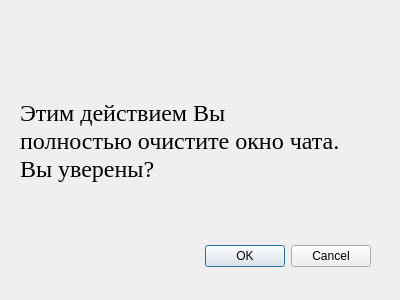
<?xml version="1.0" encoding="UTF-8"?>
<ui version="4.0">
 <class>Dialog</class>
 <widget class="QDialog" name="Dialog">
  <property name="geometry">
   <rect>
    <x>0</x>
    <y>0</y>
    <width>400</width>
    <height>300</height>
   </rect>
  </property>
  <property name="windowTitle">
   <string>Dialog</string>
  </property>
  <widget class="QDialogButtonBox" name="buttonBox">
   <property name="geometry">
    <rect>
     <x>30</x>
     <y>240</y>
     <width>341</width>
     <height>32</height>
    </rect>
   </property>
   <property name="orientation">
    <enum>Qt::Horizontal</enum>
   </property>
   <property name="standardButtons">
    <set>QDialogButtonBox::Cancel|QDialogButtonBox::Ok</set>
   </property>
  </widget>
  <widget class="QLabel" name="label">
   <property name="geometry">
    <rect>
     <x>20</x>
     <y>70</y>
     <width>371</width>
     <height>141</height>
    </rect>
   </property>
   <property name="font">
    <font>
     <family>Georgia</family>
     <pointsize>18</pointsize>
    </font>
   </property>
   <property name="text">
    <string>Этим действием Вы 
полностью очистите окно чата. 
Вы уверены?</string>
   </property>
  </widget>
 </widget>
 <resources/>
 <connections>
  <connection>
   <sender>buttonBox</sender>
   <signal>accepted()</signal>
   <receiver>Dialog</receiver>
   <slot>accept()</slot>
   <hints>
    <hint type="sourcelabel">
     <x>248</x>
     <y>254</y>
    </hint>
    <hint type="destinationlabel">
     <x>157</x>
     <y>274</y>
    </hint>
   </hints>
  </connection>
  <connection>
   <sender>buttonBox</sender>
   <signal>rejected()</signal>
   <receiver>Dialog</receiver>
   <slot>reject()</slot>
   <hints>
    <hint type="sourcelabel">
     <x>316</x>
     <y>260</y>
    </hint>
    <hint type="destinationlabel">
     <x>286</x>
     <y>274</y>
    </hint>
   </hints>
  </connection>
 </connections>
</ui>
